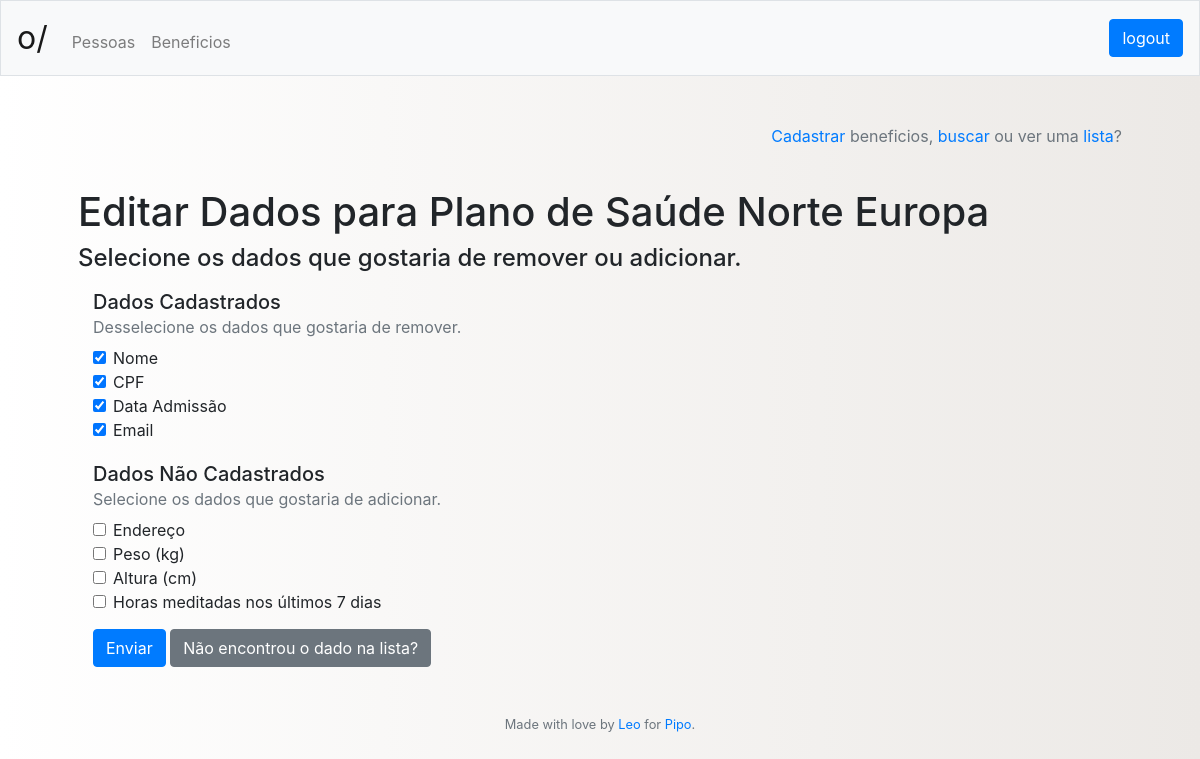
/beneficios/editar/1 (signed in), run on the app's committed database.
### tables this page shows
CREATE TABLE benefit
	(id INTEGER NOT NULL PRIMARY KEY AUTOINCREMENT,
	name VARCHAR(255) NOT NULL,
	timestamp DATETIME DEFAULT CURRENT_TIMESTAMP);

CREATE TABLE datatype
	(id INTEGER NOT NULL PRIMARY KEY AUTOINCREMENT,
	name VARCHAR(100) NOT NULL,
	example VARCHAR(144) NOT NULL);

### app.py (the view)
@app.route("/<who>/editar/<idWho>", methods=['GET', 'POST'])
@login_required
def editprofile(who, idWho):
	if it_isnt_id(idWho):
		return redirect("/")
	if request.method == "POST":
		if who == "pessoas":
			profile = get_profile(idWho)
			if not profile:
				whoops = "Este perfil não existe."
				return render_template("list.html", who = who,
						header = get_header(session), whoops = whoops)
			ids_benefit = request.form.getlist("idBenefit")
			force_update = request.form.get("force_update")
			updated = update_person_benefits(idWho, ids_benefit)
			if updated or force_update:
				benefits_data = get_benefits_data(ids_benefit)
				person_data_to_fill = get_person_data(profile, benefits_data)
				return render_template("registerpersondata.html",
								person_data = person_data_to_fill,
								header = get_header(session),
								profile = profile, who = who)
			return redirect("/pessoas/perfil/{}".format(idWho))
		elif who == "beneficios":
			ids_datatype = request.form.getlist("idDatatype")
			if not ids_datatype:
				whoops = "Você não pode eliminar todos os dados"
				return render_template("list.html", header = get_header(session),
										whoops = whoops, who = who)
			if update_benefit_data(idWho, ids_datatype):
				return redirect("/beneficios/perfil/{}".format(idWho))
			else:
				whoops = "Erro na atualização do perfil."
				return render_template("list.html", header = get_header(session),
										whoops = whoops, who = who)
	else:
		if who == "pessoas":
			return render_template("editpersonbenefits.html",
								header = get_header(session),
								profile = get_profile(idWho),
								benefits_list = get_company_benefits(session["idCompany"]))
		elif who == "dados":
			profile = get_profile(idWho)
			return render_template("registerpersondata.html",
									person_data = profile["data"],
									profile = profile, who = "pessoas",
									header = get_header(session))
		elif who == "beneficios":
			profile = get_benefit_profile(idWho)
			if not profile:
				whoops = "Esse perfil não existe"
				return render_template("list.html", header = get_header(session),
										whoops = whoops, who = who)
			return render_template("editbenefit.html", header = get_header(session),
									profile = profile, who = who,
									data_list = get_all_table("datatype"))
		else:
			return redirect("/pessoas/lista")

### app.py (called while the page is built)
@app.after_request
def after_request(response):
    response.headers["Cache-Control"] = "no-cache, no-store, must-revalidate"
    response.headers["Expires"] = 0
    response.headers["Pragma"] = "no-cache"
    return response

@app.teardown_request
def remove_session(ex=None):
    db.remove()

def login_required(f):
    @wraps(f)
    def decorated_function(*args, **kwargs):
        if session.get("id") is None:
            return redirect("/login")
        return f(*args, **kwargs)
    return decorated_function

def get_header(session):
	try:
		header = {"name": session["name"],
					"company": session["company"],
					"admin": get_admin_title(session["admin"]),
					"id": session["id"]}
	except:
		header = {"name": "",
					"company": "",
					"admin": "",
					"id": ""}
	return header

def is_it_bad(string):
	if string is None:
		return True
	not_safe = "; \\ ' '' %"
	for letter in string:
		if letter in not_safe.split():
			return True
	return False

def it_isnt_id(may_be_id):
	if may_be_id is None:
		return True
	if not str(may_be_id).isdigit():
		return True
	return False

def get_all_table(table):
	try:
		table_names = ["admin", "benefit", "benefitdata", "company", "companybenefit",
						"datatype", "person", "personbenefit", "persondata"]
		if table.lower() not in table_names:
			return None
		table_all = db.execute("""SELECT * FROM {}""".format(table)).fetchall()
		return table_all
	except:
		raise Exception("Undefined SQL query error")

def get_one_from(table, where, data):
	try:
		table_names = ["admin", "benefit", "benefitdata", "company", "companybenefit",
						"datatype", "person", "personbenefit", "persondata"]
		if table.lower() not in table_names:
			return None
		if is_it_bad(where) or is_it_bad(data):
			return None
		one_from = db.execute("""SELECT * FROM {} WHERE {} = :{}""".format(table,
							where, where), {"{}".format(where): data}).fetchone()
		return one_from
	except:
		raise Exception("Undefined SQL query error")

### templates/editbenefit.html
{% extends "layout.html" %}
{% block main %}
    <p align="right" class="text-muted"><a href="/{{ who }}/cadastro">Cadastrar</a> {{ who }}, <a href="/{{ who }}/busca">buscar</a> ou ver uma <a href="/{{ who }}/lista">lista</a>?</p>
    <br>
	<h1>Editar Dados para {{ profile["name"] }}</h1>
    <h4>Selecione os dados que gostaria de remover ou adicionar.</h4>
    <div class="container" style="margin-top: 17px;">
    	<form action="/beneficios/editar/{{ profile['id'] }}" method="post">
            {% if data_list|length %}
                <h5>Dados Cadastrados</h5>
                <p style="margin-bottom: 7px; margin-top: -7px;"  class="text-muted">Desselecione os dados que gostaria de remover.</p>
                <div class="form-check" style="margin-bottom: 20px;">
                    {% for data in data_list %}
                        {% if data in profile["data"] %}
                            <input class="form-check-input" type="checkbox" id="{{ data['id'] }}" name="idDatatype" value="{{ data['id'] }}" checked>
                            <label class="form-check-label" for="{{ data['id'] }}">{{ data['name'] }}</label><br>
                        {% endif %}
                    {% endfor %}
                </div>
                <h5>Dados Não Cadastrados</h5>
                <p style="margin-bottom: 7px; margin-top: -7px;"  class="text-muted">Selecione os dados que gostaria de adicionar.</p>
                <div class="form-check">
                    {% for data in data_list %}
                            {% if data not in profile["data"] %}
                                <input class="form-check-input" type="checkbox" id="{{ data['id'] }}" name="idDatatype" value="{{ data['id'] }}">
                            <label class="form-check-label" for="{{ data['id'] }}">{{ data['name'] }}</label><br>
                            {% endif %}
                    {% endfor %}
                </div>
            {% endif %}
            <div style="margin-top: 15px;">
            <button class="btn btn-primary" type="submit">Enviar</button>
            <a href="/beneficios/cadastro/dado/{{ profile['id'] }}" class="btn btn-secondary" type="submit">Não encontrou o dado na lista?</a>
            </div>
        </form>
    </div>
{% endblock %}

### static/styles.css (style rules this page uses)
body { background: #ECE9E6; background: -webkit-linear-gradient(to right, #FFFFFF, #ECE9E6); background: linear-gradient(to right, #FFFFFF, #ECE9E6); }

### data on the page
benefit: name "Plano de Saúde Norte Europa"
datatype: name "Nome"
datatype: name "CPF"
datatype: name "Data Admissão"
datatype: name "Email"
datatype: name "Endereço"
datatype: name "Peso (kg)"
datatype: name "Altura (cm)"
datatype: name "Horas meditadas nos últimos 7 dias"

### other printed values
{{ who }} "beneficios"
